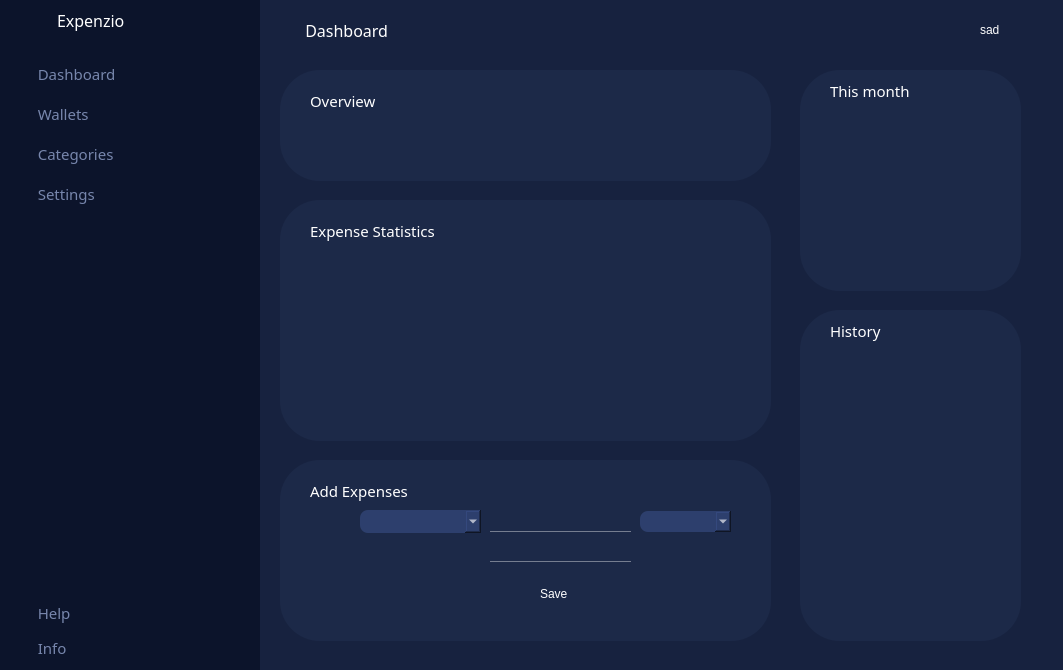
<?xml version="1.0" encoding="UTF-8"?>
<ui version="4.0">
 <class>MainWindow</class>
 <widget class="QMainWindow" name="MainWindow">
  <property name="geometry">
   <rect>
    <x>0</x>
    <y>0</y>
    <width>1063</width>
    <height>670</height>
   </rect>
  </property>
  <property name="windowTitle">
   <string>MainWindow</string>
  </property>
  <property name="styleSheet">
   <string notr="true">font: 11pt &quot;Century Gothic&quot;;</string>
  </property>
  <widget class="QWidget" name="centralwidget">
   <property name="styleSheet">
    <string notr="true">*{
	border:none;
	background-color:transparent;
	background:none;
	padding:0;
	margin:0;
	
	color: rgb(54, 61, 87);
}
#centralwidget{
	background-color: rgb(255, 255, 255);
}
#leftMenusubcontainer{
	
	
	
	
	background-color: rgb(12, 20, 43);
}
QPushButton{
	text-align:left;
	padding:2px 10px;
	color:#fff;
	
}
QPushButton:hover{
	
	
	background-color: rgb(38, 56, 103);
}
#exandinframe{
	
	background-color: rgb(25, 24, 84);
}
#MENUlabel{
	color: rgb(255, 255, 255);
}
#frame_6{
	
	background-color: rgb(23, 34, 63);
}
#frame_9{
	
	
	
	background-color: rgb(134, 62, 197);
}
#frame_4{
	
	background-color: rgb(25, 24, 84);
}
QProgressBar::chunk{
	background-color: qlineargradient(spread:pad, x1:0, y1:0, x2:1, y2:1, stop:0 rgba(0, 78, 163, 255), stop:1 rgba(255, 16, 164, 255));
border-radius:5px;
}

</string>
   </property>
   <widget class="QWidget" name="leftMenuContainer" native="true">
    <property name="geometry">
     <rect>
      <x>0</x>
      <y>0</y>
      <width>261</width>
      <height>671</height>
     </rect>
    </property>
    <layout class="QHBoxLayout" name="horizontalLayout">
     <property name="spacing">
      <number>0</number>
     </property>
     <property name="leftMargin">
      <number>0</number>
     </property>
     <property name="topMargin">
      <number>0</number>
     </property>
     <property name="rightMargin">
      <number>0</number>
     </property>
     <property name="bottomMargin">
      <number>0</number>
     </property>
     <item>
      <widget class="QWidget" name="leftMenusubcontainer" native="true">
       <property name="styleSheet">
        <string notr="true">QPushButton{
padding-left:30px;
	color: rgb(119, 134, 172);
}</string>
       </property>
       <widget class="QFrame" name="frame_2">
        <property name="geometry">
         <rect>
          <x>0</x>
          <y>50</y>
          <width>261</width>
          <height>181</height>
         </rect>
        </property>
        <property name="sizePolicy">
         <sizepolicy hsizetype="Preferred" vsizetype="Minimum">
          <horstretch>0</horstretch>
          <verstretch>0</verstretch>
         </sizepolicy>
        </property>
        <property name="styleSheet">
         <string notr="true"/>
        </property>
        <property name="frameShape">
         <enum>QFrame::StyledPanel</enum>
        </property>
        <property name="frameShadow">
         <enum>QFrame::Raised</enum>
        </property>
        <widget class="QPushButton" name="Dashboard">
         <property name="geometry">
          <rect>
           <x>0</x>
           <y>10</y>
           <width>261</width>
           <height>28</height>
          </rect>
         </property>
         <property name="font">
          <font>
           <family>Century Gothic</family>
           <pointsize>11</pointsize>
           <weight>50</weight>
           <italic>false</italic>
           <bold>false</bold>
          </font>
         </property>
         <property name="toolTip">
          <string>Go to home page</string>
         </property>
         <property name="toolTipDuration">
          <number>1</number>
         </property>
         <property name="layoutDirection">
          <enum>Qt::LeftToRight</enum>
         </property>
         <property name="autoFillBackground">
          <bool>false</bool>
         </property>
         <property name="text">
          <string>  Dashboard</string>
         </property>
         <property name="icon">
          <iconset resource="resources.qrc">
           <normaloff>:/icon/icon2/home.svg</normaloff>:/icon/icon2/home.svg</iconset>
         </property>
         <property name="iconSize">
          <size>
           <width>20</width>
           <height>20</height>
          </size>
         </property>
        </widget>
        <widget class="QPushButton" name="WalletsButton">
         <property name="geometry">
          <rect>
           <x>0</x>
           <y>50</y>
           <width>261</width>
           <height>28</height>
          </rect>
         </property>
         <property name="font">
          <font>
           <family>Century Gothic</family>
           <pointsize>11</pointsize>
           <weight>50</weight>
           <italic>false</italic>
           <bold>false</bold>
          </font>
         </property>
         <property name="toolTip">
          <string>See reports</string>
         </property>
         <property name="text">
          <string>  Wallets</string>
         </property>
         <property name="icon">
          <iconset resource="resources.qrc">
           <normaloff>:/icon/icon2/credit-card.svg</normaloff>:/icon/icon2/credit-card.svg</iconset>
         </property>
         <property name="iconSize">
          <size>
           <width>20</width>
           <height>20</height>
          </size>
         </property>
        </widget>
        <widget class="QPushButton" name="CategoriesButton">
         <property name="geometry">
          <rect>
           <x>0</x>
           <y>90</y>
           <width>261</width>
           <height>28</height>
          </rect>
         </property>
         <property name="font">
          <font>
           <family>Century Gothic</family>
           <pointsize>11</pointsize>
           <weight>50</weight>
           <italic>false</italic>
           <bold>false</bold>
          </font>
         </property>
         <property name="toolTip">
          <string>Go to Transaction History Page </string>
         </property>
         <property name="text">
          <string>  Categories</string>
         </property>
         <property name="icon">
          <iconset resource="resources.qrc">
           <normaloff>:/icon/icon2/folder.svg</normaloff>:/icon/icon2/folder.svg</iconset>
         </property>
         <property name="iconSize">
          <size>
           <width>20</width>
           <height>20</height>
          </size>
         </property>
        </widget>
        <widget class="QPushButton" name="SettingsButton">
         <property name="geometry">
          <rect>
           <x>0</x>
           <y>130</y>
           <width>261</width>
           <height>28</height>
          </rect>
         </property>
         <property name="font">
          <font>
           <family>Century Gothic</family>
           <pointsize>11</pointsize>
           <weight>50</weight>
           <italic>false</italic>
           <bold>false</bold>
          </font>
         </property>
         <property name="toolTip">
          <string>Open settings</string>
         </property>
         <property name="toolTipDuration">
          <number>-1</number>
         </property>
         <property name="text">
          <string>  Settings</string>
         </property>
         <property name="icon">
          <iconset resource="resources.qrc">
           <normaloff>:/icon/icon2/settings.svg</normaloff>:/icon/icon2/settings.svg</iconset>
         </property>
         <property name="iconSize">
          <size>
           <width>20</width>
           <height>20</height>
          </size>
         </property>
        </widget>
       </widget>
       <widget class="QFrame" name="frame_3">
        <property name="geometry">
         <rect>
          <x>0</x>
          <y>590</y>
          <width>261</width>
          <height>81</height>
         </rect>
        </property>
        <property name="frameShape">
         <enum>QFrame::StyledPanel</enum>
        </property>
        <property name="frameShadow">
         <enum>QFrame::Raised</enum>
        </property>
        <widget class="QPushButton" name="HelpButton">
         <property name="geometry">
          <rect>
           <x>0</x>
           <y>11</y>
           <width>261</width>
           <height>24</height>
          </rect>
         </property>
         <property name="font">
          <font>
           <family>Century Gothic</family>
           <pointsize>11</pointsize>
           <weight>50</weight>
           <italic>false</italic>
           <bold>false</bold>
          </font>
         </property>
         <property name="toolTip">
          <string>Ask help</string>
         </property>
         <property name="text">
          <string>  Help</string>
         </property>
         <property name="icon">
          <iconset resource="resources.qrc">
           <normaloff>:/icon/icon2/help-circle.svg</normaloff>:/icon/icon2/help-circle.svg</iconset>
         </property>
         <property name="iconSize">
          <size>
           <width>20</width>
           <height>20</height>
          </size>
         </property>
        </widget>
        <widget class="QPushButton" name="InfoButton">
         <property name="geometry">
          <rect>
           <x>0</x>
           <y>46</y>
           <width>261</width>
           <height>24</height>
          </rect>
         </property>
         <property name="font">
          <font>
           <family>Century Gothic</family>
           <pointsize>11</pointsize>
           <weight>50</weight>
           <italic>false</italic>
           <bold>false</bold>
          </font>
         </property>
         <property name="toolTip">
          <string>About us</string>
         </property>
         <property name="text">
          <string>  Info</string>
         </property>
         <property name="icon">
          <iconset resource="resources.qrc">
           <normaloff>:/icon/icon2/info.svg</normaloff>:/icon/icon2/info.svg</iconset>
         </property>
         <property name="iconSize">
          <size>
           <width>20</width>
           <height>20</height>
          </size>
         </property>
        </widget>
       </widget>
       <widget class="QLabel" name="MENUlabel">
        <property name="geometry">
         <rect>
          <x>30</x>
          <y>-10</y>
          <width>241</width>
          <height>61</height>
         </rect>
        </property>
        <property name="font">
         <font>
          <family>Century Gothic</family>
          <pointsize>12</pointsize>
          <weight>9</weight>
          <italic>false</italic>
          <bold>false</bold>
         </font>
        </property>
        <property name="styleSheet">
         <string notr="true">font: 75 12pt &quot;Century Gothic&quot;;</string>
        </property>
        <property name="text">
         <string>Expenzio</string>
        </property>
        <property name="textFormat">
         <enum>Qt::AutoText</enum>
        </property>
        <property name="margin">
         <number>-17</number>
        </property>
        <property name="indent">
         <number>27</number>
        </property>
       </widget>
      </widget>
     </item>
    </layout>
   </widget>
   <widget class="QFrame" name="frame_6">
    <property name="geometry">
     <rect>
      <x>260</x>
      <y>0</y>
      <width>851</width>
      <height>671</height>
     </rect>
    </property>
    <property name="toolTipDuration">
     <number>-1</number>
    </property>
    <property name="styleSheet">
     <string notr="true"/>
    </property>
    <property name="frameShape">
     <enum>QFrame::StyledPanel</enum>
    </property>
    <property name="frameShadow">
     <enum>QFrame::Raised</enum>
    </property>
    <widget class="QFrame" name="Expense_Frame">
     <property name="geometry">
      <rect>
       <x>20</x>
       <y>460</y>
       <width>491</width>
       <height>181</height>
      </rect>
     </property>
     <property name="styleSheet">
      <string notr="true">*{background-color: rgb(28, 41, 72);
border-radius: 40px;
pading-left: 20px;}
QComboBox::down-arrow {
    image:url(:/icon/icons/chevron-down.svg);
	width: 0;
}
QLineEdit{
border-bottom-color: rgb(255, 255, 255);
}</string>
     </property>
     <property name="frameShape">
      <enum>QFrame::NoFrame</enum>
     </property>
     <property name="frameShadow">
      <enum>QFrame::Plain</enum>
     </property>
     <property name="lineWidth">
      <number>0</number>
     </property>
     <widget class="QLabel" name="label">
      <property name="geometry">
       <rect>
        <x>30</x>
        <y>20</y>
        <width>121</width>
        <height>21</height>
       </rect>
      </property>
      <property name="font">
       <font>
        <family>Century Gothic</family>
        <pointsize>11</pointsize>
        <weight>50</weight>
        <italic>false</italic>
        <bold>false</bold>
       </font>
      </property>
      <property name="styleSheet">
       <string notr="true">color:#fff</string>
      </property>
      <property name="text">
       <string>Add Expenses</string>
      </property>
     </widget>
     <widget class="QComboBox" name="group_">
      <property name="geometry">
       <rect>
        <x>80</x>
        <y>50</y>
        <width>121</width>
        <height>23</height>
       </rect>
      </property>
      <property name="maximumSize">
       <size>
        <width>16777215</width>
        <height>16777215</height>
       </size>
      </property>
      <property name="sizeIncrement">
       <size>
        <width>0</width>
        <height>0</height>
       </size>
      </property>
      <property name="font">
       <font>
        <family>Century Gothic</family>
        <pointsize>11</pointsize>
        <weight>50</weight>
        <italic>false</italic>
        <bold>false</bold>
       </font>
      </property>
      <property name="layoutDirection">
       <enum>Qt::LeftToRight</enum>
      </property>
      <property name="styleSheet">
       <string notr="true">*{color:#fff;
background-color: rgb(45, 63, 109);
border-radius:8px;}
QComboBox{
	padding-left: 20px;

}
QComboBox::drop-down {
	
	image: url(:/icon/icons/chevron-down.svg);
    width: 16px;
    height: 16px;
	border: none;
	padding: 3px
}

</string>
      </property>
      <property name="editable">
       <bool>false</bool>
      </property>
      <property name="currentIndex">
       <number>-1</number>
      </property>
      <property name="iconSize">
       <size>
        <width>20</width>
        <height>20</height>
       </size>
      </property>
      <item>
       <property name="text">
        <string>Item1</string>
       </property>
      </item>
      <item>
       <property name="text">
        <string>Item 2</string>
       </property>
      </item>
     </widget>
     <widget class="QLineEdit" name="lineEdit">
      <property name="geometry">
       <rect>
        <x>210</x>
        <y>50</y>
        <width>141</width>
        <height>22</height>
       </rect>
      </property>
      <property name="whatsThis">
       <string/>
      </property>
      <property name="styleSheet">
       <string notr="true">border-bottom: 1px solid;
border-color:rgba(255, 255, 255,100)

</string>
      </property>
     </widget>
     <widget class="QLineEdit" name="lineEdit_2">
      <property name="geometry">
       <rect>
        <x>210</x>
        <y>80</y>
        <width>141</width>
        <height>22</height>
       </rect>
      </property>
      <property name="styleSheet">
       <string notr="true">border-bottom: 1px solid;
border-color:rgba(255, 255, 255,100)

</string>
      </property>
     </widget>
     <widget class="QPushButton" name="pushButton">
      <property name="geometry">
       <rect>
        <x>250</x>
        <y>120</y>
        <width>61</width>
        <height>28</height>
       </rect>
      </property>
      <property name="styleSheet">
       <string notr="true">QPushButton{
	border: 1px solid;
	border-color:#fff;
	border-radius: 7px;
}

font: 3pt &quot;Century Gothic&quot;;</string>
      </property>
      <property name="text">
       <string>Save</string>
      </property>
     </widget>
     <widget class="QComboBox" name="comboBox_2">
      <property name="geometry">
       <rect>
        <x>360</x>
        <y>51</y>
        <width>91</width>
        <height>21</height>
       </rect>
      </property>
      <property name="maximumSize">
       <size>
        <width>16777215</width>
        <height>16777215</height>
       </size>
      </property>
      <property name="sizeIncrement">
       <size>
        <width>0</width>
        <height>0</height>
       </size>
      </property>
      <property name="font">
       <font>
        <family>Century Gothic</family>
        <pointsize>11</pointsize>
        <weight>50</weight>
        <italic>false</italic>
        <bold>false</bold>
       </font>
      </property>
      <property name="layoutDirection">
       <enum>Qt::LeftToRight</enum>
      </property>
      <property name="styleSheet">
       <string notr="true">*{color:#fff;
background-color: rgb(45, 63, 109);
border-radius:8px;}
QComboBox{
	padding-left: 20px;

}
QComboBox::drop-down {
	
	image: url(:/icon/icons/chevron-down.svg);
    width: 16px;
    height: 16px;
	border: none;
	padding: 3px
}

</string>
      </property>
      <property name="editable">
       <bool>false</bool>
      </property>
      <property name="currentIndex">
       <number>-1</number>
      </property>
      <property name="iconSize">
       <size>
        <width>20</width>
        <height>20</height>
       </size>
      </property>
      <item>
       <property name="text">
        <string>Item1</string>
       </property>
      </item>
      <item>
       <property name="text">
        <string>Item 2</string>
       </property>
      </item>
     </widget>
    </widget>
    <widget class="QFrame" name="Statistics_frame">
     <property name="geometry">
      <rect>
       <x>20</x>
       <y>200</y>
       <width>491</width>
       <height>241</height>
      </rect>
     </property>
     <property name="styleSheet">
      <string notr="true">*{background-color: rgb(28, 41, 72);
border-radius: 40px;
pading-left: 20px;}
QComboBox::down-arrow {
    image:url(:/icon/icons/chevron-down.svg);
	width: 0;
}
QLineEdit{
border-bottom-color: rgb(255, 255, 255);
}</string>
     </property>
     <property name="frameShape">
      <enum>QFrame::NoFrame</enum>
     </property>
     <property name="frameShadow">
      <enum>QFrame::Plain</enum>
     </property>
     <property name="lineWidth">
      <number>0</number>
     </property>
     <widget class="QLabel" name="label_2">
      <property name="geometry">
       <rect>
        <x>30</x>
        <y>20</y>
        <width>151</width>
        <height>21</height>
       </rect>
      </property>
      <property name="font">
       <font>
        <family>Century Gothic</family>
        <pointsize>11</pointsize>
        <weight>50</weight>
        <italic>false</italic>
        <bold>false</bold>
       </font>
      </property>
      <property name="styleSheet">
       <string notr="true">color:#fff</string>
      </property>
      <property name="text">
       <string>Expense Statistics</string>
      </property>
     </widget>
    </widget>
    <widget class="QFrame" name="overview_frame">
     <property name="geometry">
      <rect>
       <x>20</x>
       <y>70</y>
       <width>491</width>
       <height>111</height>
      </rect>
     </property>
     <property name="styleSheet">
      <string notr="true">*{background-color: rgb(28, 41, 72);
border-radius: 40px;
pading-left: 20px;}
QComboBox::down-arrow {
    image:url(:/icon/icons/chevron-down.svg);
	width: 0;
}
QLineEdit{
border-bottom-color: rgb(255, 255, 255);
}</string>
     </property>
     <property name="frameShape">
      <enum>QFrame::NoFrame</enum>
     </property>
     <property name="frameShadow">
      <enum>QFrame::Plain</enum>
     </property>
     <property name="lineWidth">
      <number>0</number>
     </property>
     <widget class="QLabel" name="label_3">
      <property name="geometry">
       <rect>
        <x>30</x>
        <y>20</y>
        <width>121</width>
        <height>21</height>
       </rect>
      </property>
      <property name="font">
       <font>
        <family>Century Gothic</family>
        <pointsize>11</pointsize>
        <weight>50</weight>
        <italic>false</italic>
        <bold>false</bold>
       </font>
      </property>
      <property name="styleSheet">
       <string notr="true">color:#fff</string>
      </property>
      <property name="text">
       <string>Overview</string>
      </property>
     </widget>
    </widget>
    <widget class="QFrame" name="Monthly_frame">
     <property name="geometry">
      <rect>
       <x>540</x>
       <y>70</y>
       <width>221</width>
       <height>221</height>
      </rect>
     </property>
     <property name="styleSheet">
      <string notr="true">*{background-color: rgb(28, 41, 72);
border-radius: 40px;
pading-left: 20px;}
QComboBox::down-arrow {
    image:url(:/icon/icons/chevron-down.svg);
	width: 0;
}
QLineEdit{
border-bottom-color: rgb(255, 255, 255);
}</string>
     </property>
     <property name="frameShape">
      <enum>QFrame::NoFrame</enum>
     </property>
     <property name="frameShadow">
      <enum>QFrame::Plain</enum>
     </property>
     <property name="lineWidth">
      <number>0</number>
     </property>
     <widget class="QLabel" name="label_5">
      <property name="geometry">
       <rect>
        <x>30</x>
        <y>10</y>
        <width>121</width>
        <height>21</height>
       </rect>
      </property>
      <property name="font">
       <font>
        <family>Century Gothic</family>
        <pointsize>11</pointsize>
        <weight>50</weight>
        <italic>false</italic>
        <bold>false</bold>
       </font>
      </property>
      <property name="styleSheet">
       <string notr="true">color:#fff</string>
      </property>
      <property name="text">
       <string>This month</string>
      </property>
     </widget>
    </widget>
    <widget class="QFrame" name="History_frame">
     <property name="geometry">
      <rect>
       <x>540</x>
       <y>310</y>
       <width>221</width>
       <height>331</height>
      </rect>
     </property>
     <property name="styleSheet">
      <string notr="true">*{background-color: rgb(28, 41, 72);
border-radius: 40px;
pading-left: 20px;}
QComboBox::down-arrow {
    image:url(:/icon/icons/chevron-down.svg);
	width: 0;
}
QLineEdit{
border-bottom-color: rgb(255, 255, 255);
}</string>
     </property>
     <property name="frameShape">
      <enum>QFrame::NoFrame</enum>
     </property>
     <property name="frameShadow">
      <enum>QFrame::Plain</enum>
     </property>
     <property name="lineWidth">
      <number>0</number>
     </property>
     <widget class="QLabel" name="label_4">
      <property name="geometry">
       <rect>
        <x>30</x>
        <y>10</y>
        <width>121</width>
        <height>21</height>
       </rect>
      </property>
      <property name="font">
       <font>
        <family>Century Gothic</family>
        <pointsize>11</pointsize>
        <weight>50</weight>
        <italic>false</italic>
        <bold>false</bold>
       </font>
      </property>
      <property name="styleSheet">
       <string notr="true">color:#fff</string>
      </property>
      <property name="text">
       <string>History</string>
      </property>
     </widget>
    </widget>
    <widget class="QLabel" name="label_7">
     <property name="geometry">
      <rect>
       <x>37</x>
       <y>20</y>
       <width>141</width>
       <height>20</height>
      </rect>
     </property>
     <property name="font">
      <font>
       <family>Century Gothic</family>
       <pointsize>12</pointsize>
       <weight>9</weight>
       <italic>false</italic>
       <bold>false</bold>
      </font>
     </property>
     <property name="styleSheet">
      <string notr="true">color: rgb(255, 255, 255);

font: 75 12pt &quot;Century Gothic&quot;;</string>
     </property>
     <property name="text">
      <string>  Dashboard</string>
     </property>
    </widget>
    <widget class="QPushButton" name="pushButton_2">
     <property name="geometry">
      <rect>
       <x>710</x>
       <y>20</y>
       <width>75</width>
       <height>20</height>
      </rect>
     </property>
     <property name="styleSheet">
      <string notr="true">image: url(:/icon/icons/user.svg);</string>
     </property>
     <property name="text">
      <string>sad</string>
     </property>
    </widget>
   </widget>
  </widget>
 </widget>
 <resources>
  <include location="resources.qrc"/>
 </resources>
 <connections/>
</ui>
